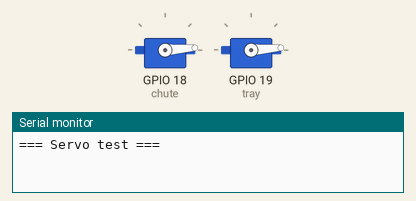
Bench run of a sketch on a simulated ESP32. Parts: 2 × servo, the last lines printed to the serial monitor.

Above: at 0.05 s.
At 1.15 s:
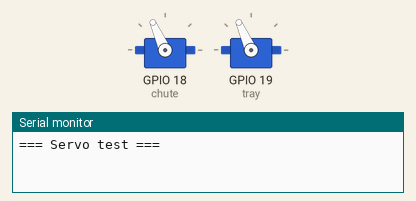
At 2.25 s:
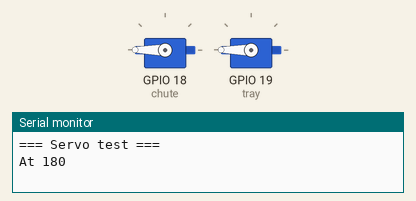
At 4.45 s:
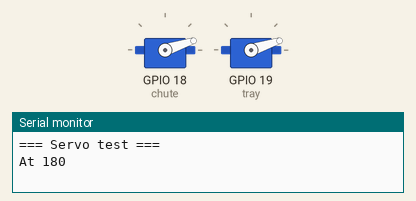
Timing chart, 0 to 7.3 s (numbered marks = the images above):
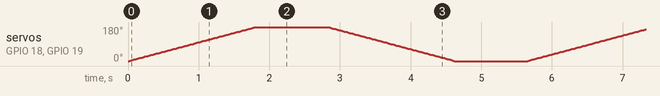

The sketch:

servo_test.ino
```cpp
// Simple servo test - chute (G18) and tray (G19)
// Library: ESP32Servo
#include <ESP32Servo.h>

Servo chute;   // G18
Servo tray;    // G19

void setup() {
  Serial.begin(115200);
  ESP32PWM::allocateTimer(0);
  chute.setPeriodHertz(50);
  tray.setPeriodHertz(50);
  chute.attach(18, 500, 2400);
  tray.attach(19, 500, 2400);
  Serial.println("=== Servo test ===");
}

void loop() {
  // 0 -> 180
  for (int a = 0; a <= 180; a += 2) {
    chute.write(a);
    tray.write(a);
    delay(20);
  }
  Serial.println("At 180");
  delay(1000);

  // 180 -> 0
  for (int a = 180; a >= 0; a -= 2) {
    chute.write(a);
    tray.write(a);
    delay(20);
  }
  Serial.println("At 0");
  delay(1000);
}
```
